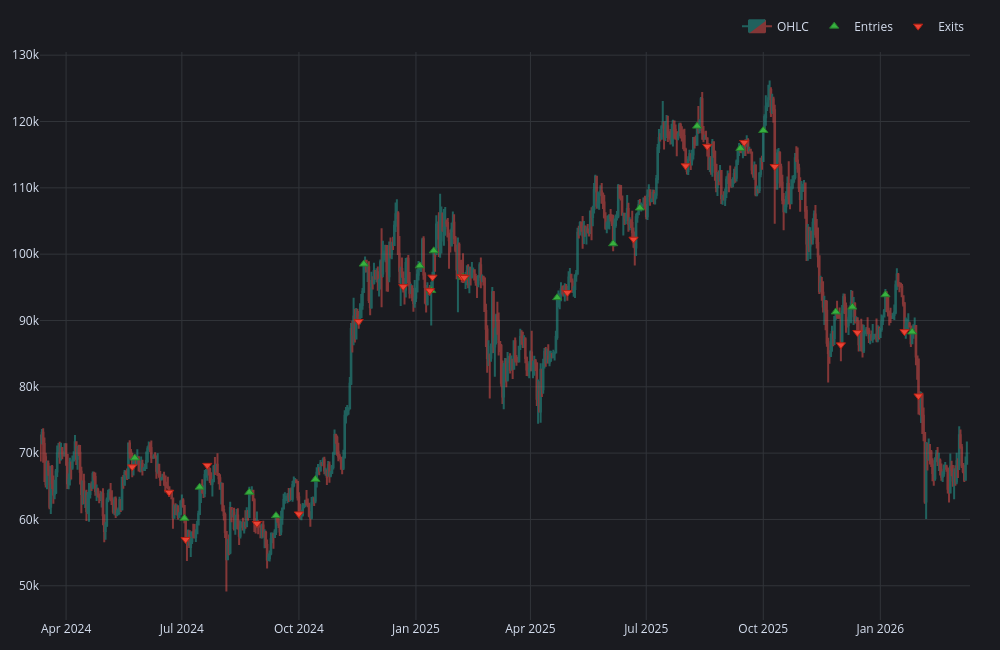

Source (notebook cell):
### Code cell
fig3 = plot_signals(market_data, 'BTC-USD', signals)
fig3.update_layout(height=650, width=1000)
#fig3.write_html("fig3.html", include_plotlyjs="embed")
fig3.show()

### Figure 1 — Plotly figure (JSON) as saved in the notebook; plotly's stock layout.template omitted (floating-point values rounded to 4 significant figures; data arrays with more than 128 entries replaced by an {"elided": "..."} marker saying what was removed)
{"data": [{"close": {"elided": "729 float values"}, "decreasing": {"fillcolor": "#ee534f", "line": {"color": "#ee534f"}}, "high": {"elided": "729 float values"}, "increasing": {"fillcolor": "#26a69a", "line": {"color": "#26a69a"}}, "low": {"elided": "729 float values"}, "name": "OHLC", "opacity": 0.5, "open": {"elided": "729 float values"}, "type": "candlestick", "x": {"elided": "729 str values"}}, {"marker": {"color": "#37B13F", "line": {"color": "rgb(38,123,44)", "width": 1}, "size": 8, "symbol": "triangle-up"}, "mode": "markers", "name": "Entries", "showlegend": true, "type": "scatter", "x": ["2024-05-25T00:00:00+00:00", "2024-07-03T00:00:00+00:00", "2024-07-15T00:00:00+00:00", "2024-08-23T00:00:00+00:00", "2024-09-13T00:00:00+00:00", "2024-10-14T00:00:00+00:00", "2024-11-21T00:00:00+00:00", "2025-01-04T00:00:00+00:00", "2025-01-13T00:00:00+00:00", "2025-01-15T00:00:00+00:00", "2025-02-07T00:00:00+00:00", "2025-04-22T00:00:00+00:00", "2025-06-05T00:00:00+00:00", "2025-06-26T00:00:00+00:00", "2025-08-10T00:00:00+00:00", "2025-09-13T00:00:00+00:00", "2025-10-01T00:00:00+00:00", "2025-11-27T00:00:00+00:00", "2025-12-10T00:00:00+00:00", "2026-01-05T00:00:00+00:00", "2026-01-26T00:00:00+00:00"], "y": [69270.0, 60170.0, 64870.0, 64090.0, 60570.0, 66050.0, 98500.0, 98240.0, 94520.0, 100500.0, 96530.0, 93440.0, 101600.0, 107000.0, 119300.0, 116000.0, 118600.0, 91290.0, 92020.0, 93880.0, 88270.0]}, {"marker": {"color": "#EA4335", "line": {"color": "rgb(181,31,18)", "width": 1}, "size": 8, "symbol": "triangle-down"}, "mode": "markers", "name": "Exits", "showlegend": true, "type": "scatter", "x": ["2024-05-23T00:00:00+00:00", "2024-06-21T00:00:00+00:00", "2024-07-04T00:00:00+00:00", "2024-07-21T00:00:00+00:00", "2024-08-29T00:00:00+00:00", "2024-10-01T00:00:00+00:00", "2024-11-17T00:00:00+00:00", "2024-12-22T00:00:00+00:00", "2025-01-12T00:00:00+00:00", "2025-01-14T00:00:00+00:00", "2025-02-06T00:00:00+00:00", "2025-02-08T00:00:00+00:00", "2025-04-30T00:00:00+00:00", "2025-06-21T00:00:00+00:00", "2025-08-01T00:00:00+00:00", "2025-08-18T00:00:00+00:00", "2025-09-16T00:00:00+00:00", "2025-10-10T00:00:00+00:00", "2025-12-01T00:00:00+00:00", "2025-12-14T00:00:00+00:00", "2026-01-20T00:00:00+00:00", "2026-01-31T00:00:00+00:00"], "y": [67930.0, 64100.0, 56980.0, 68150.0, 59390.0, 60840.0, 89850.0, 95100.0, 94490.0, 96530.0, 96590.0, 96480.0, 94210.0, 102300.0, 113300.0, 116300.0, 116800.0, 113200.0, 86320.0, 88180.0, 88310.0, 78620.0]}], "layout": {"height": 650, "legend": {"orientation": "h", "traceorder": "normal", "x": 1, "xanchor": "right", "y": 1.02, "yanchor": "bottom"}, "margin": {"b": 30, "l": 30, "r": 30, "t": 30}, "showlegend": true, "width": 1000, "xaxis": {"rangeslider": {"visible": false}, "showgrid": true}, "yaxis": {"showgrid": true}}}
